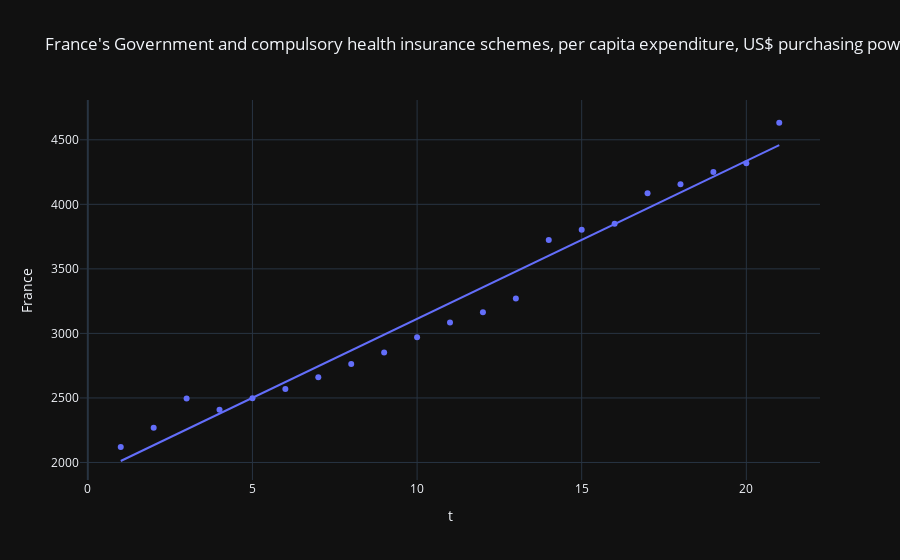
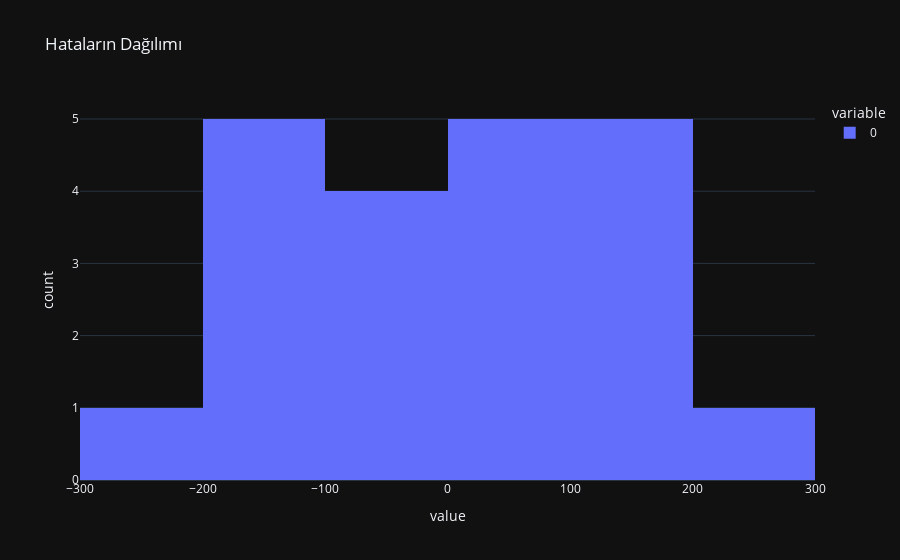
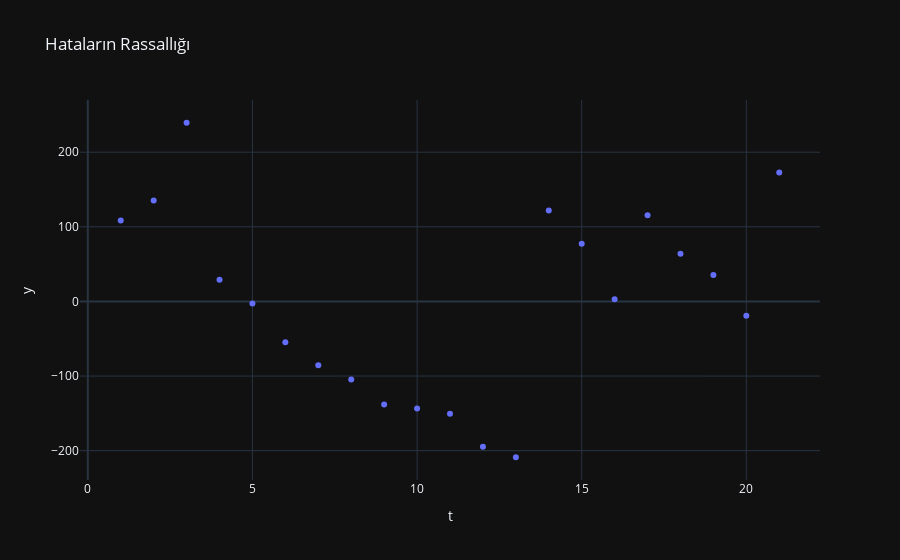
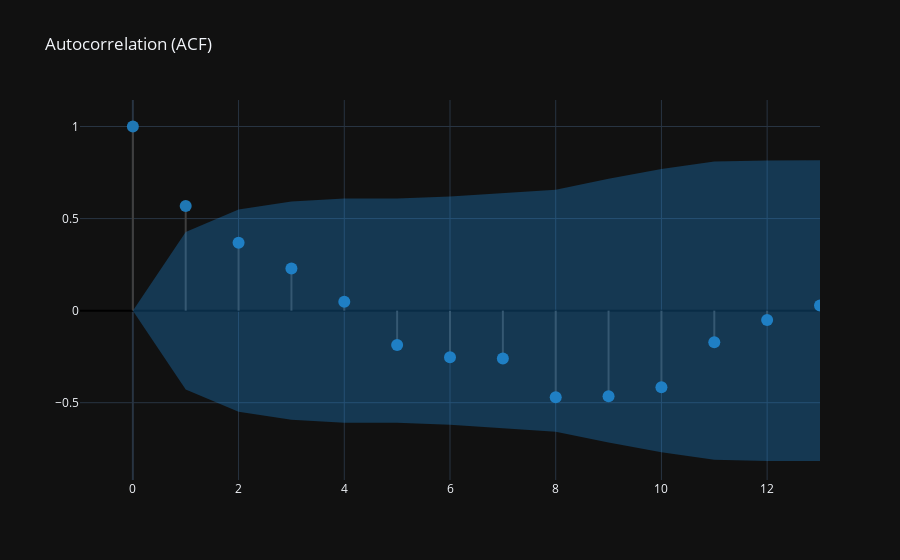

Notebook code cell kept with these figures, in order:
### Code cell
for country in country_name:
    print("###########################")
    print(f"{country}'nin Zaman Serisi Analizi")
    print("###########################")

    trendlin = express.scatter(
        df_2,
        x="t",
        y=f"{country}",
        title=f"{country}'s Government and compulsory health insurance schemes, per capita expenditure, US$ purchasing power parities (current prices, current PPPs))",
        trendline = "ols"
    )

    trendlin.show()
    linear_model = ols(f"{country} ~ t", data=df_2).fit()
    print(linear_model.summary())
    print(" ", end="\n")
    print("###########################")
    print("Verinin Durağanlık Kontrolü", end="\n\n")
    print("H0: Seri durağan değildir.")
    print("H1: Seri durağandır.", end="\n\n")
    adfullerx = adfuller(df_2[[f"{country}"]])
    print(f'Test Stat = {round(adfullerx[0], 4)}, p-value = {round(adfullerx[1], 4)}')

    if adfullerx[1]<0.05:
        print("p-value 0.05'ten küçüktür. H0 hipotezi reddedilmiştir. Yani seri durağandır.")
    elif adfullerx[1]>0.05:
        print("p-value 0.05'ten büyüktür. H0 hipotezi reddedilememiştir. Yani seri durağan değildir.", end="\n\n")
    print("###########################")
    print("Hataların Normal Dağılması", end="\n\n")
    residual_values = linear_model.resid

    print("H0: Normal dağılım varsayımı sağlanmaktadır.")
    print("H1: Normal dağılım varsayımı sağlanmamaktadır.", end="\n\n")

    test_stat, pvalue = stats.shapiro(residual_values)
    print(f'Test Stat = {round(test_stat, 4)}, p-value = {round(pvalue, 4)}')
    if pvalue<0.05:
        print("p-value 0.05'ten küçüktür. H0 hipotezi reddedilmiştir. Hatalar normal dağılmamıştır.")
    elif pvalue>0.05:
        print("p-value 0.05'ten büyüktür. H0 hipotezi reddedilememiştir. Yani hatalar normal dağılmıştır.", end="\n\n")
    hist = express.histogram(residual_values, title="Hataların Dağılımı")
    hist.show()

    print("###########################")
    print("Hataların Rassallığı", end="\n\n")

    print("     Hataların Durağanlığı", end="\n\n")

    adfullery = adfuller(residual_values)
    print(f'Test Stat = {round(adfullery[0], 4)}, p-value = {round(adfullery[1], 4)}')

    if adfullery[1]<0.05:
        print("p-value 0.05'ten küçüktür. H0 hipotezi reddedilmiştir. Hatalar durağandır.")
    elif adfullery[1]>0.05:
        print("p-value 0.05'ten büyüktür. H0 hipotezi reddedilememiştir. Yani hatalar durağan değildir.", end="\n\n")

    resid_scatter = express.scatter(
        df_2,
        x="t",
        y=residual_values,
        title="Hataların Rassallığı"
    )

    resid_scatter.show()


    print("     Hataların Otokorelasyonu", end="\n\n")

    print("Ljung-Box q istatistiğinin Hipotezleri")
    print("H0: Veriler bağımsız (random) olarak dağılmıştır.")
    print("H1: Veriler bağımsız (random) olarak dağılmamıştır.", end="\n\n")

    acf_df = pd.DataFrame(pd.DataFrame(acf(residual_values, qstat=True)).T)
    acf_df.columns = ["ACF", "Ljung-Box q statistic", "p-value"]
    display(acf_df[1:6])

    create_corr_plot(residual_values)

### Figure 1 — Plotly figure (JSON) as saved in the notebook; plotly's stock layout.template omitted (floating-point values rounded to 4 significant figures)
{"data": [{"hovertemplate": "t=%{x}<br>France=%{y}<extra></extra>", "legendgroup": "", "marker": {"color": "#636efa", "symbol": "circle"}, "mode": "markers", "name": "", "orientation": "v", "showlegend": false, "type": "scatter", "x": [1, 2, 3, 4, 5, 6, 7, 8, 9, 10, 11, 12, 13, 14, 15, 16, 17, 18, 19, 20, 21], "xaxis": "x", "y": [2120.0, 2269.0, 2496.0, 2408.0, 2498.0, 2569.0, 2660.0, 2764.0, 2853.0, 2969.0, 3085.0, 3163.0, 3271.0, 3724.0, 3802.0, 3850.0, 4085.0, 4156.0, 4250.0, 4318.0, 4632.0], "yaxis": "y"}, {"hovertemplate": "<b>OLS trendline</b><br>France = 122.396 * t + 1889<br>R<sup>2</sup>=0.972764<br><br>t=%{x}<br>France=%{y} <b>(trend)</b><extra></extra>", "legendgroup": "", "marker": {"color": "#636efa", "symbol": "circle"}, "mode": "lines", "name": "", "showlegend": false, "type": "scatter", "x": [1, 2, 3, 4, 5, 6, 7, 8, 9, 10, 11, 12, 13, 14, 15, 16, 17, 18, 19, 20, 21], "xaxis": "x", "y": [2011.0, 2134.0, 2256.0, 2379.0, 2501.0, 2623.0, 2746.0, 2868.0, 2991.0, 3113.0, 3235.0, 3358.0, 3480.0, 3603.0, 3725.0, 3847.0, 3970.0, 4092.0, 4215.0, 4337.0, 4459.0], "yaxis": "y"}], "layout": {"legend": {"tracegroupgap": 0}, "title": {"text": "France's Government and compulsory health insurance schemes, per capita expenditure, US$ purchasing power parities (current prices, current PPPs))"}, "xaxis": {"anchor": "y", "domain": [0, 1], "title": {"text": "t"}}, "yaxis": {"anchor": "x", "domain": [0, 1], "title": {"text": "France"}}}}

### Figure 2 — Plotly figure (JSON) as saved in the notebook; plotly's stock layout.template omitted (floating-point values rounded to 4 significant figures)
{"data": [{"alignmentgroup": "True", "bingroup": "x", "hovertemplate": "variable=0<br>value=%{x}<br>count=%{y}<extra></extra>", "legendgroup": "0", "marker": {"color": "#636efa", "pattern": {"shape": ""}}, "name": "0", "offsetgroup": "0", "orientation": "v", "showlegend": true, "type": "histogram", "x": [108.5, 135.2, 239.4, 29.09, -2.699, -54.65, -85.36, -104.5, -138.0, -143.6, -150.6, -194.7, -208.8, 121.8, 77.41, 2.793, 115.4, 63.98, 35.49, -19.07, 172.8], "xaxis": "x", "yaxis": "y"}], "layout": {"barmode": "relative", "legend": {"title": {"text": "variable"}, "tracegroupgap": 0}, "title": {"text": "Hataların Dağılımı"}, "xaxis": {"anchor": "y", "domain": [0, 1], "title": {"text": "value"}}, "yaxis": {"anchor": "x", "domain": [0, 1], "title": {"text": "count"}}}}

### Figure 3 — Plotly figure (JSON) as saved in the notebook; plotly's stock layout.template omitted (floating-point values rounded to 4 significant figures)
{"data": [{"hovertemplate": "t=%{x}<br>y=%{y}<extra></extra>", "legendgroup": "", "marker": {"color": "#636efa", "symbol": "circle"}, "mode": "markers", "name": "", "orientation": "v", "showlegend": false, "type": "scatter", "x": [1, 2, 3, 4, 5, 6, 7, 8, 9, 10, 11, 12, 13, 14, 15, 16, 17, 18, 19, 20, 21], "xaxis": "x", "y": [108.5, 135.2, 239.4, 29.09, -2.699, -54.65, -85.36, -104.5, -138.0, -143.6, -150.6, -194.7, -208.8, 121.8, 77.41, 2.793, 115.4, 63.98, 35.49, -19.07, 172.8], "yaxis": "y"}], "layout": {"legend": {"tracegroupgap": 0}, "title": {"text": "Hataların Rassallığı"}, "xaxis": {"anchor": "y", "domain": [0, 1], "title": {"text": "t"}}, "yaxis": {"anchor": "x", "domain": [0, 1], "title": {"text": "y"}}}}

### Figure 4 — Plotly figure (JSON) as saved in the notebook; plotly's stock layout.template omitted (floating-point values rounded to 4 significant figures)
{"data": [{"line": {"color": "#3f3f3f"}, "mode": "lines", "showlegend": false, "type": "scatter", "x": [0, 0], "y": [0, 1]}, {"line": {"color": "#3f3f3f"}, "mode": "lines", "showlegend": false, "type": "scatter", "x": [1, 1], "y": [0, 0.5687]}, {"line": {"color": "#3f3f3f"}, "mode": "lines", "showlegend": false, "type": "scatter", "x": [2, 2], "y": [0, 0.369]}, {"line": {"color": "#3f3f3f"}, "mode": "lines", "showlegend": false, "type": "scatter", "x": [3, 3], "y": [0, 0.2286]}, {"line": {"color": "#3f3f3f"}, "mode": "lines", "showlegend": false, "type": "scatter", "x": [4, 4], "y": [0, 0.04861]}, {"line": {"color": "#3f3f3f"}, "mode": "lines", "showlegend": false, "type": "scatter", "x": [5, 5], "y": [0, -0.1866]}, {"line": {"color": "#3f3f3f"}, "mode": "lines", "showlegend": false, "type": "scatter", "x": [6, 6], "y": [0, -0.253]}, {"line": {"color": "#3f3f3f"}, "mode": "lines", "showlegend": false, "type": "scatter", "x": [7, 7], "y": [0, -0.2594]}, {"line": {"color": "#3f3f3f"}, "mode": "lines", "showlegend": false, "type": "scatter", "x": [8, 8], "y": [0, -0.4704]}, {"line": {"color": "#3f3f3f"}, "mode": "lines", "showlegend": false, "type": "scatter", "x": [9, 9], "y": [0, -0.465]}, {"line": {"color": "#3f3f3f"}, "mode": "lines", "showlegend": false, "type": "scatter", "x": [10, 10], "y": [0, -0.4155]}, {"line": {"color": "#3f3f3f"}, "mode": "lines", "showlegend": false, "type": "scatter", "x": [11, 11], "y": [0, -0.1722]}, {"line": {"color": "#3f3f3f"}, "mode": "lines", "showlegend": false, "type": "scatter", "x": [12, 12], "y": [0, -0.05037]}, {"line": {"color": "#3f3f3f"}, "mode": "lines", "showlegend": false, "type": "scatter", "x": [13, 13], "y": [0, 0.0284]}, {"marker": {"color": "#1f77b4", "size": 12}, "mode": "markers", "showlegend": false, "type": "scatter", "x": [0, 1, 2, 3, 4, 5, 6, 7, 8, 9, 10, 11, 12, 13], "y": [1, 0.5687, 0.369, 0.2286, 0.04861, -0.1866, -0.253, -0.2594, -0.4704, -0.465, -0.4155, -0.1722, -0.05037, 0.0284]}, {"line": {"color": "rgba(255,255,255,0)"}, "mode": "lines", "showlegend": false, "type": "scatter", "x": [0, 1, 2, 3, 4, 5, 6, 7, 8, 9, 10, 11, 12, 13], "y": [0, 0.4277, 0.5489, 0.5925, 0.6084, 0.6091, 0.6195, 0.6381, 0.6571, 0.7161, 0.7693, 0.8093, 0.816, 0.8166]}, {"fill": "tonexty", "fillcolor": "rgba(32, 146, 230,0.3)", "line": {"color": "rgba(255,255,255,0)"}, "mode": "lines", "showlegend": false, "type": "scatter", "x": [0, 1, 2, 3, 4, 5, 6, 7, 8, 9, 10, 11, 12, 13], "y": [0, -0.4277, -0.5489, -0.5925, -0.6084, -0.6091, -0.6195, -0.6381, -0.6571, -0.7161, -0.7693, -0.8093, -0.816, -0.8166]}], "layout": {"title": {"text": "Autocorrelation (ACF)"}, "xaxis": {"range": [-1, 13]}, "yaxis": {"zerolinecolor": "#000000"}}}
